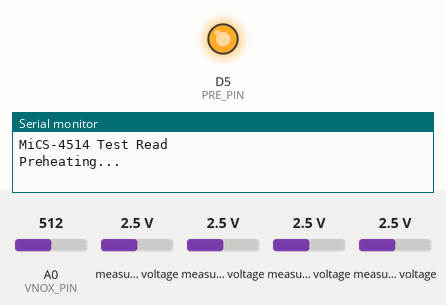
The sketch below on a simulated ESP8266 (NodeMCU). Parts: output pins drawn as LEDs (lit = HIGH), the last lines printed to the serial monitor. The test bench sets the inputs (shaded band); at power-on: A0 (VNOX_PIN) = 512, measured voltage 2.5 V. WiFi joins after 1.5 s; servers stay silent unless stated; uploads are accepted with an empty reply.

Above: at 0.1 s.
At 10.1 s:
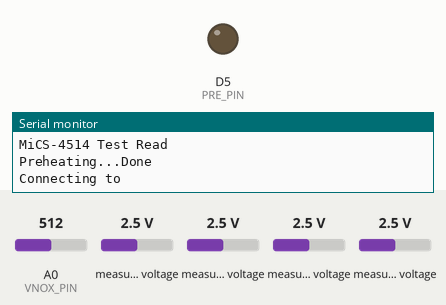
Timing chart, 0 to 11.6 s (numbered marks = the images above):
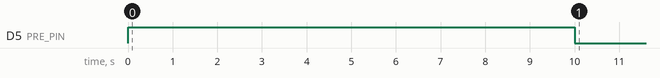

The sketch:

final_demo_4.ino
```cpp
#include <ESP8266WiFi.h>

#include <ESP8266HTTPClient.h>

String WRITEAPIKEY = "1111";
String CHANNELID ="1020";
const char* ssid = "";
const char* password = "" ;

WiFiClient client;

#include <Wire.h>
#include <Adafruit_ADS1015.h>
#include<SoftwareSerial.h>

#define PRE_PIN          D5
#define VNOX_PIN         A0
#define VRED_PIN         A1
#define PRE_HEAT_SECONDS 10


int vnox_value = 0;
int vred_value = 0;
float sensorValue;
int RL;
float R0;
int Rs;
float ratio;
float ratio1;
int CO2ppm;
float Vout;

Adafruit_ADS1115 ads(0x48);

void setup()
{
  ads.begin();
  pinMode(PRE_PIN, OUTPUT);
  Serial.println("MiCS-4514 Test Read");
  Serial.print("Preheating...");

  // Wait for preheating//
  digitalWrite(PRE_PIN, 1);
  delay(PRE_HEAT_SECONDS * 1000);
  digitalWrite(PRE_PIN, 0);
  Serial.println("Done");

  Serial.begin(115200);
  Wire.begin(D4, D3);
   WiFi.disconnect();
  delay(10);
  WiFi.begin(ssid, password);

  Serial.println();
  Serial.println();
  Serial.print("Connecting to ");
  Serial.println(ssid);

  WiFi.begin(ssid, password);

  while (WiFi.status() != WL_CONNECTED) {
    delay(500);
    Serial.print(".");
  }
  Serial.println("");
  Serial.print("NodeMcu connected to wifi...");
  Serial.println(ssid);
  Serial.println();
  delay(3000);
  Serial.println("");


}


float gettemperature()
{
int analogValue = ads.readADC_SingleEnded(0);
float volt = (analogValue*0.0625);
float millivolts = (volt*3300.0) / 1024.0; //5000 is the voltage provided by NodeMCU
float celsius = millivolts/10;
Serial.print("in DegreeC=   ");
Serial.println(celsius);

delay(2000);
return celsius;
}


void loop()
{


  float temp = gettemperature();                        //To properly caculate relative humidity, we need the temperature.
  float relativeHumidity = getHumidity(temp);
  Serial.println("Humidity :- ");
  Serial.print(relativeHumidity);
  Serial.println("%");

  delay(2000); //just here to slow it down so you can read it

  // Read analog values, print them out, and wait
  float supplyVolt=3.3;
  float vnox_value = ads.readADC_SingleEnded(3);
  float vnox = (vnox_value*0.0625);
  float vred_value = ads.readADC_SingleEnded(2);
  float vred = (vred_value*0.0625);
  float vn=(vnox/1024)*3300;
  float vco=(vred/1024)*3300;
  Serial.print(" vnox_value: ");
  Serial.println(vn);
  Serial.print(" vco_value: ");
  Serial.println(vco);
  delay(2000);
  Serial.println("");


  sensorValue = analogRead(A0);                               // MQ-135 part
  RL=10;
  Vout = sensorValue * 3.3 / 4095.0;
  //Rs = RL * (5 - Vout) / Vout;
  float Rs=((1023/sensorValue)-1)*RL;
  R0 = 76.63;
  ratio=Rs/R0;
  ratio1=ratio*0.3611;

  CO2ppm= (146.15*(2.868-ratio1)+10);
  Serial.println("CO2_ppm");
  Serial.print(CO2ppm); // prints the value of CO2
  delay(2000); // wait 2s for next reading

  if (WiFi.status() == WL_CONNECTED) { //Check WiFi connection status

    HTTPClient http;  //Declare an object of class HTTPClient
    String getURL="http://aqmapi.herokuapp.com/api/data/add/";

    String fullURL=getURL+CHANNELID+"/"+WRITEAPIKEY+"/"+"temperature="+String(temp)+"&humidity="+String(relativeHumidity)+"&co2="+String(CO2ppm)+"&no2="+String(vn)+"&co="+String(vco);
    Serial.print("");
    Serial.println(fullURL);
    http.begin(fullURL);
    http.addHeader("Content-Type", "text/html");
    int httpCode = http.GET();
    if (httpCode > 0)
    {
      String payload = http.getString();
      Serial.println(payload);
    }
    http.end();   //Close connection
  }

  delay(2000);    //Send a request every 2 seconds

}


float getHumidity(float degreesCelsius)               //humidity part
{
  float supplyVolt = 3.3;

  // read the value from the sensor:
  int  HIH4030_Value = ads.readADC_SingleEnded(1);
  float volt = (HIH4030_Value*  0.0625);


  float voltage =  volt / 1023. * supplyVolt; // convert to voltage value
  float sensorRH = 161.0 * voltage / supplyVolt - 25.8;
  float trueRH = sensorRH / (1.0546 - 0.0026 *degreesCelsius );             //temperature adjustment

  return trueRH;
}
```
